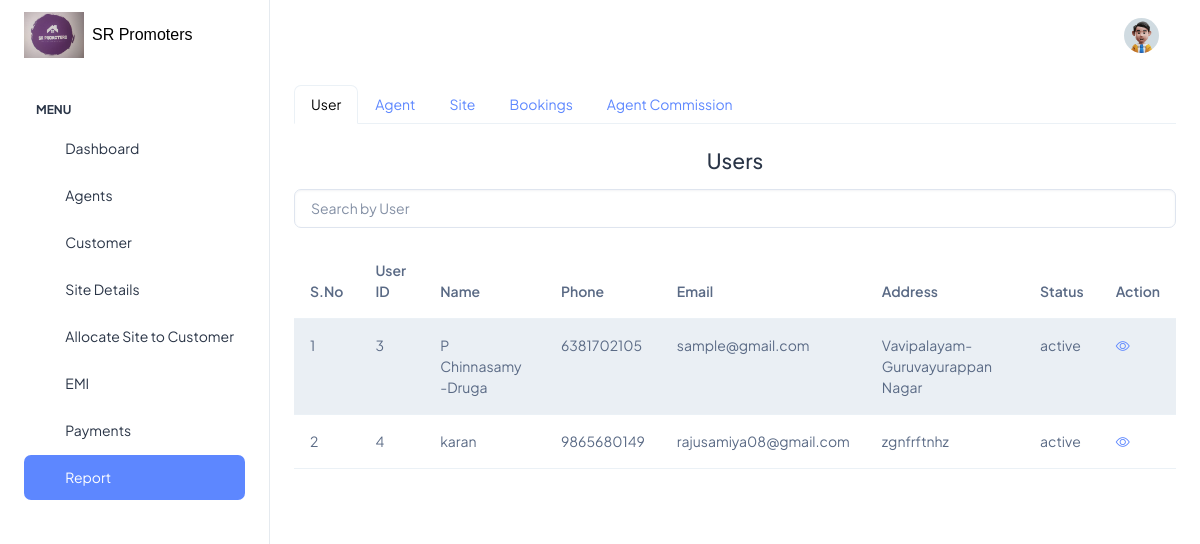
The page /report.php (signed in) on the database its author committed.
### tables this page shows
CREATE TABLE `user` (
  `user_id` int(11) NOT NULL,
  `userName` varchar(200) NOT NULL,
  `phoneNumber` varchar(20) NOT NULL,
  `email` varchar(250) NOT NULL,
  `address` text NOT NULL,
  `aadharNumber` varchar(50) NOT NULL,
  `created_at` date NOT NULL DEFAULT current_timestamp(),
  `status` varchar(100) NOT NULL,
  `agent_id` int(11) NOT NULL,
  `persantage` double(15,3) NOT NULL
);

### report.php (the view, shortened to what this page needs)
<?php
include ('database/database.php');
$sql_users = 'SELECT * FROM user';
$result_users = mysqli_query($connection, $sql_users);
$users = mysqli_num_rows($result_users) > 0 ? mysqli_fetch_all($result_users, MYSQLI_ASSOC) : [];
?>
<!doctype html>
<html lang="en">
<head>
    <link rel="stylesheet" href="./assets/css/styles.min.css" />
    <link rel="stylesheet" href="https://cdnjs.cloudflare.com/ajax/libs/font-awesome/6.0.0-beta3/css/all.min.css">
    <link rel="stylesheet" href="https://cdn.jsdelivr.net/npm/bootstrap-icons/font/bootstrap-icons.css">
</head>
<body>
    <div class="page-wrapper" id="main-wrapper" data-layout="vertical" data-navbarbg="skin6" data-sidebartype="full"
        data-sidebar-position="fixed" data-header-position="fixed">
        <?php include './include/sidebar.php' ?>
        <div class="body-wrapper">
            <?php include './include/header.php' ?>
            <div class="container-fluid">
                <ul class="nav nav-tabs" id="reportTabs" role="tablist">
                    <li class="nav-item" role="presentation">
                        <button class="nav-link active" id="daily-tab" data-bs-toggle="tab" data-bs-target="#daily"
                            type="button" role="tab" aria-controls="daily" aria-selected="true"
                            onclick="setActiveTab('daily')">User</button>
                    </li>
                    <li class="nav-item" role="presentation">
                        <button class="nav-link" id="monthly-tab" data-bs-toggle="tab" data-bs-target="#monthly"
                            type="button" role="tab" aria-controls="monthly" aria-selected="false"
                            onclick="setActiveTab('monthly')">Agent</button>
                    </li>
                    <li class="nav-item" role="presentation">
                        <button class="nav-link" id="site-tab" data-bs-toggle="tab" data-bs-target="#site" type="button"
                            role="tab" aria-controls="site" aria-selected="false"
                            onclick="setActiveTab('site')">Site</button>
                    </li>
                    <li class="nav-item" role="presentation">
                        <button class="nav-link" id="booking-tab" data-bs-toggle="tab" data-bs-target="#booking"
                            type="button" role="tab" aria-controls="booking" aria-selected="false"
                            onclick="setActiveTab('booking')">Bookings</button>
                    </li>
                    <li class="nav-item" role="presentation">
                        <button class="nav-link" id="agent-tab" data-bs-toggle="tab" data-bs-target="#agent"
                            type="button" role="tab" aria-controls="agent" aria-selected="false"
                            onclick="setActiveTab('agent')">Agent Commission</button>
                    </li>
                </ul>
                <div class="tab-content mt-4" id="reportTabContent">
                    <div class="tab-pane fade show active" id="daily" role="tabpanel" aria-labelledby="daily-tab">
                        <h4 class="text-center mb-3">Users</h4>
                        <div class="mb-3">
                            <input type="text" id="searchDaily" class="form-control" placeholder="Search by User"
                                onkeyup="searchTable('searchDaily', 'usersTable')">
                        </div>
                        <table class="table table-striped" id="usersTable">
                            <thead>
                                <tr>
                                    <th>S.No</th>
                                    <th>User ID</th>
                                    <th>Name</th>
                                    <th>Phone</th>
                                    <th>Email</th>
                                    <th>Address</th>
                                    <th>Status</th>
                                    <th>Action</th>
                                </tr>
                            </thead>
                            <tbody>
                                <?php
                                $sno = 1;
                                foreach ($users as $user):
                                    ?>
                                <tr>
                                    <td><?php echo $sno++; ?></td>
                                    <td><?php echo htmlspecialchars($user['user_id']); ?></td>
                                    <td><?php echo htmlspecialchars($user['userName']); ?></td>
                                    <td><?php echo htmlspecialchars($user['phoneNumber']); ?></td>
                                    <td><?php echo htmlspecialchars($user['email']); ?></td>
                                    <td><?php echo htmlspecialchars($user['address']); ?></td>
                                    <td><?php echo htmlspecialchars($user['status']); ?></td>
                                    <td><a href="fullDetails.php?id=<?php echo $user['user_id']; ?>"
                                            class="text-primary me-2">
                                            <i class="bi bi-eye"></i>
                                        </a>
                                    </td>
                                </tr>
                                <?php endforeach; ?>
                            </tbody>
                        </table>
                    </div>
                </div>
            </div>
        </div>
    </div>
</body>
</html>

### rows shown on the page
user: user_id "3", userName "P Chinnasamy -Druga", phoneNumber "6381702105", email "sample@gmail.com", address "Vavipalayam-Guruvayurappan Nagar", status "active"
user: user_id "4", userName "karan", phoneNumber "9865680149", email "rajusamiya08@gmail.com", address "zgnfrftnhz", status "active"
